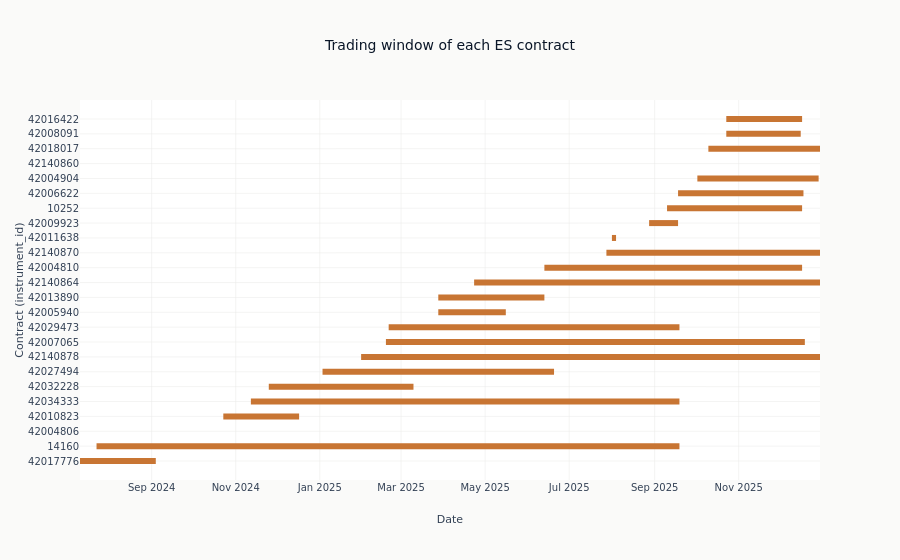

This figure's notebook cell:
### Markdown cell above
Each of the most recent contracts is drawn as a horizontal bar spanning its trading window.
Where neighbouring bars overlap, both the expiring contract and the next one are quoted at
the same time; that overlap is the roll period, and it is what a continuous series has to
choose a date inside.

### Code cell
RECENT_CONTRACTS = 24
recent = contract_stats.tail(RECENT_CONTRACTS)

fig = go.Figure()
for row in recent.iter_rows(named=True):
    fig.add_trace(
        go.Scatter(
            x=[row["first_trade"], row["last_trade"]],
            y=[str(row["instrument_id"]), str(row["instrument_id"])],
            mode="lines",
            line=dict(color=COLORS["copper"], width=6),
            showlegend=False,
        )
    )
fig.update_layout(
    title="Trading window of each ES contract",
    xaxis_title="Date",
    yaxis_title="Contract (instrument_id)",
    yaxis=dict(type="category"),
    height=560,
)
show_plotly_with_alt(
    fig,
    "One horizontal bar per contract, stacked in order of first trade. Each bar spans "
    "several months and starts before the bar below it ends, so consecutive contracts are "
    "quoted at the same time for part of their lives.",
)

### Figure 1 — Plotly figure (JSON) as saved in the notebook; plotly's stock layout.template omitted (floating-point values rounded to 4 significant figures)
{"data": [{"line": {"color": "#C87533", "width": 6}, "mode": "lines", "showlegend": false, "type": "scatter", "x": ["2024-07-11T00:00:00+00:00", "2024-09-04T00:00:00+00:00"], "y": ["42017776", "42017776"]}, {"line": {"color": "#C87533", "width": 6}, "mode": "lines", "showlegend": false, "type": "scatter", "x": ["2024-07-23T00:00:00+00:00", "2025-09-19T00:00:00+00:00"], "y": ["14160", "14160"]}, {"line": {"color": "#C87533", "width": 6}, "mode": "lines", "showlegend": false, "type": "scatter", "x": ["2024-10-03T00:00:00+00:00", "2024-10-03T00:00:00+00:00"], "y": ["42004806", "42004806"]}, {"line": {"color": "#C87533", "width": 6}, "mode": "lines", "showlegend": false, "type": "scatter", "x": ["2024-10-23T00:00:00+00:00", "2024-12-17T00:00:00+00:00"], "y": ["42010823", "42010823"]}, {"line": {"color": "#C87533", "width": 6}, "mode": "lines", "showlegend": false, "type": "scatter", "x": ["2024-11-12T00:00:00+00:00", "2025-09-19T00:00:00+00:00"], "y": ["42034333", "42034333"]}, {"line": {"color": "#C87533", "width": 6}, "mode": "lines", "showlegend": false, "type": "scatter", "x": ["2024-11-25T00:00:00+00:00", "2025-03-10T00:00:00+00:00"], "y": ["42032228", "42032228"]}, {"line": {"color": "#C87533", "width": 6}, "mode": "lines", "showlegend": false, "type": "scatter", "x": ["2025-01-03T00:00:00+00:00", "2025-06-20T00:00:00+00:00"], "y": ["42027494", "42027494"]}, {"line": {"color": "#C87533", "width": 6}, "mode": "lines", "showlegend": false, "type": "scatter", "x": ["2025-01-31T00:00:00+00:00", "2025-12-30T00:00:00+00:00"], "y": ["42140878", "42140878"]}, {"line": {"color": "#C87533", "width": 6}, "mode": "lines", "showlegend": false, "type": "scatter", "x": ["2025-02-18T00:00:00+00:00", "2025-12-19T00:00:00+00:00"], "y": ["42007065", "42007065"]}, {"line": {"color": "#C87533", "width": 6}, "mode": "lines", "showlegend": false, "type": "scatter", "x": ["2025-02-20T00:00:00+00:00", "2025-09-19T00:00:00+00:00"], "y": ["42029473", "42029473"]}, {"line": {"color": "#C87533", "width": 6}, "mode": "lines", "showlegend": false, "type": "scatter", "x": ["2025-03-28T00:00:00+00:00", "2025-05-16T00:00:00+00:00"], "y": ["42005940", "42005940"]}, {"line": {"color": "#C87533", "width": 6}, "mode": "lines", "showlegend": false, "type": "scatter", "x": ["2025-03-28T00:00:00+00:00", "2025-06-13T00:00:00+00:00"], "y": ["42013890", "42013890"]}, {"line": {"color": "#C87533", "width": 6}, "mode": "lines", "showlegend": false, "type": "scatter", "x": ["2025-04-23T00:00:00+00:00", "2025-12-30T00:00:00+00:00"], "y": ["42140864", "42140864"]}, {"line": {"color": "#C87533", "width": 6}, "mode": "lines", "showlegend": false, "type": "scatter", "x": ["2025-06-13T00:00:00+00:00", "2025-12-17T00:00:00+00:00"], "y": ["42004810", "42004810"]}, {"line": {"color": "#C87533", "width": 6}, "mode": "lines", "showlegend": false, "type": "scatter", "x": ["2025-07-28T00:00:00+00:00", "2025-12-30T00:00:00+00:00"], "y": ["42140870", "42140870"]}, {"line": {"color": "#C87533", "width": 6}, "mode": "lines", "showlegend": false, "type": "scatter", "x": ["2025-08-01T00:00:00+00:00", "2025-08-04T00:00:00+00:00"], "y": ["42011638", "42011638"]}, {"line": {"color": "#C87533", "width": 6}, "mode": "lines", "showlegend": false, "type": "scatter", "x": ["2025-08-28T00:00:00+00:00", "2025-09-18T00:00:00+00:00"], "y": ["42009923", "42009923"]}, {"line": {"color": "#C87533", "width": 6}, "mode": "lines", "showlegend": false, "type": "scatter", "x": ["2025-09-10T00:00:00+00:00", "2025-12-17T00:00:00+00:00"], "y": ["10252", "10252"]}, {"line": {"color": "#C87533", "width": 6}, "mode": "lines", "showlegend": false, "type": "scatter", "x": ["2025-09-18T00:00:00+00:00", "2025-12-18T00:00:00+00:00"], "y": ["42006622", "42006622"]}, {"line": {"color": "#C87533", "width": 6}, "mode": "lines", "showlegend": false, "type": "scatter", "x": ["2025-10-02T00:00:00+00:00", "2025-12-29T00:00:00+00:00"], "y": ["42004904", "42004904"]}, {"line": {"color": "#C87533", "width": 6}, "mode": "lines", "showlegend": false, "type": "scatter", "x": ["2025-10-03T00:00:00+00:00", "2025-10-03T00:00:00+00:00"], "y": ["42140860", "42140860"]}, {"line": {"color": "#C87533", "width": 6}, "mode": "lines", "showlegend": false, "type": "scatter", "x": ["2025-10-10T00:00:00+00:00", "2025-12-30T00:00:00+00:00"], "y": ["42018017", "42018017"]}, {"line": {"color": "#C87533", "width": 6}, "mode": "lines", "showlegend": false, "type": "scatter", "x": ["2025-10-23T00:00:00+00:00", "2025-12-16T00:00:00+00:00"], "y": ["42008091", "42008091"]}, {"line": {"color": "#C87533", "width": 6}, "mode": "lines", "showlegend": false, "type": "scatter", "x": ["2025-10-23T00:00:00+00:00", "2025-12-17T00:00:00+00:00"], "y": ["42016422", "42016422"]}], "layout": {"height": 560, "title": {"text": "Trading window of each ES contract"}, "xaxis": {"title": {"text": "Date"}}, "yaxis": {"title": {"text": "Contract (instrument_id)"}, "type": "category"}}}
